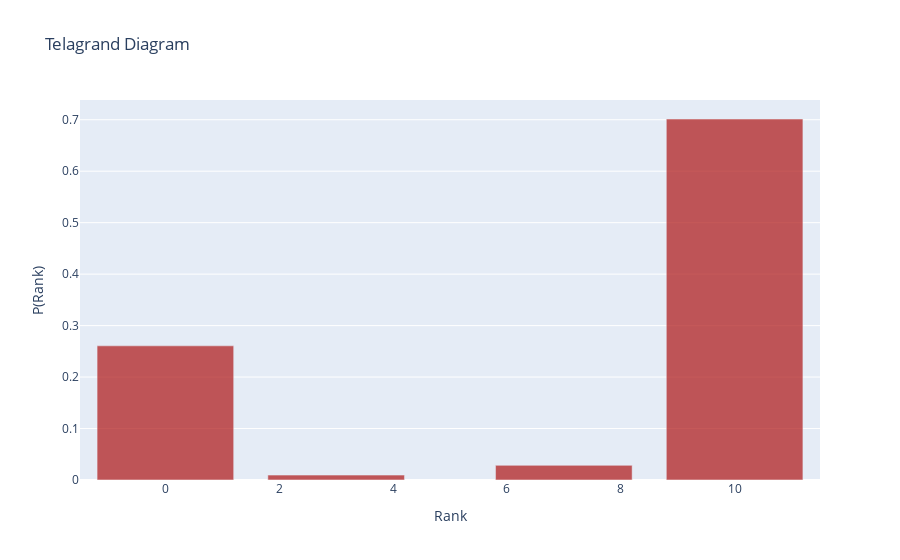

Notebook source saved alongside this figure:
### Code cell
fig = go.Figure()


value, count = np.unique(all_ranks, return_counts=True)
count = count / count.sum()
fig.add_trace(
    go.Bar(
        x=value,
        y=count,
        name="Ranks",
        marker_color="firebrick",
        opacity=0.75,
    )
)

# Update layout
fig.update_layout(
    title="Telagrand Diagram",
    xaxis_title="Rank",
    yaxis_title="P(Rank)",
    barmode="group",
)

fig.show()

### Figure 1 — Plotly figure (JSON) as saved in the notebook; plotly's stock layout.template omitted (floating-point values rounded to 4 significant figures)
{"data": [{"marker": {"color": "firebrick"}, "name": "Ranks", "opacity": 0.75, "type": "bar", "x": [0, 3, 7, 10], "y": [0.2607, 0.009479, 0.02844, 0.7014]}], "layout": {"barmode": "group", "title": {"text": "Telagrand Diagram"}, "xaxis": {"title": {"text": "Rank"}}, "yaxis": {"title": {"text": "P(Rank)"}}}}
